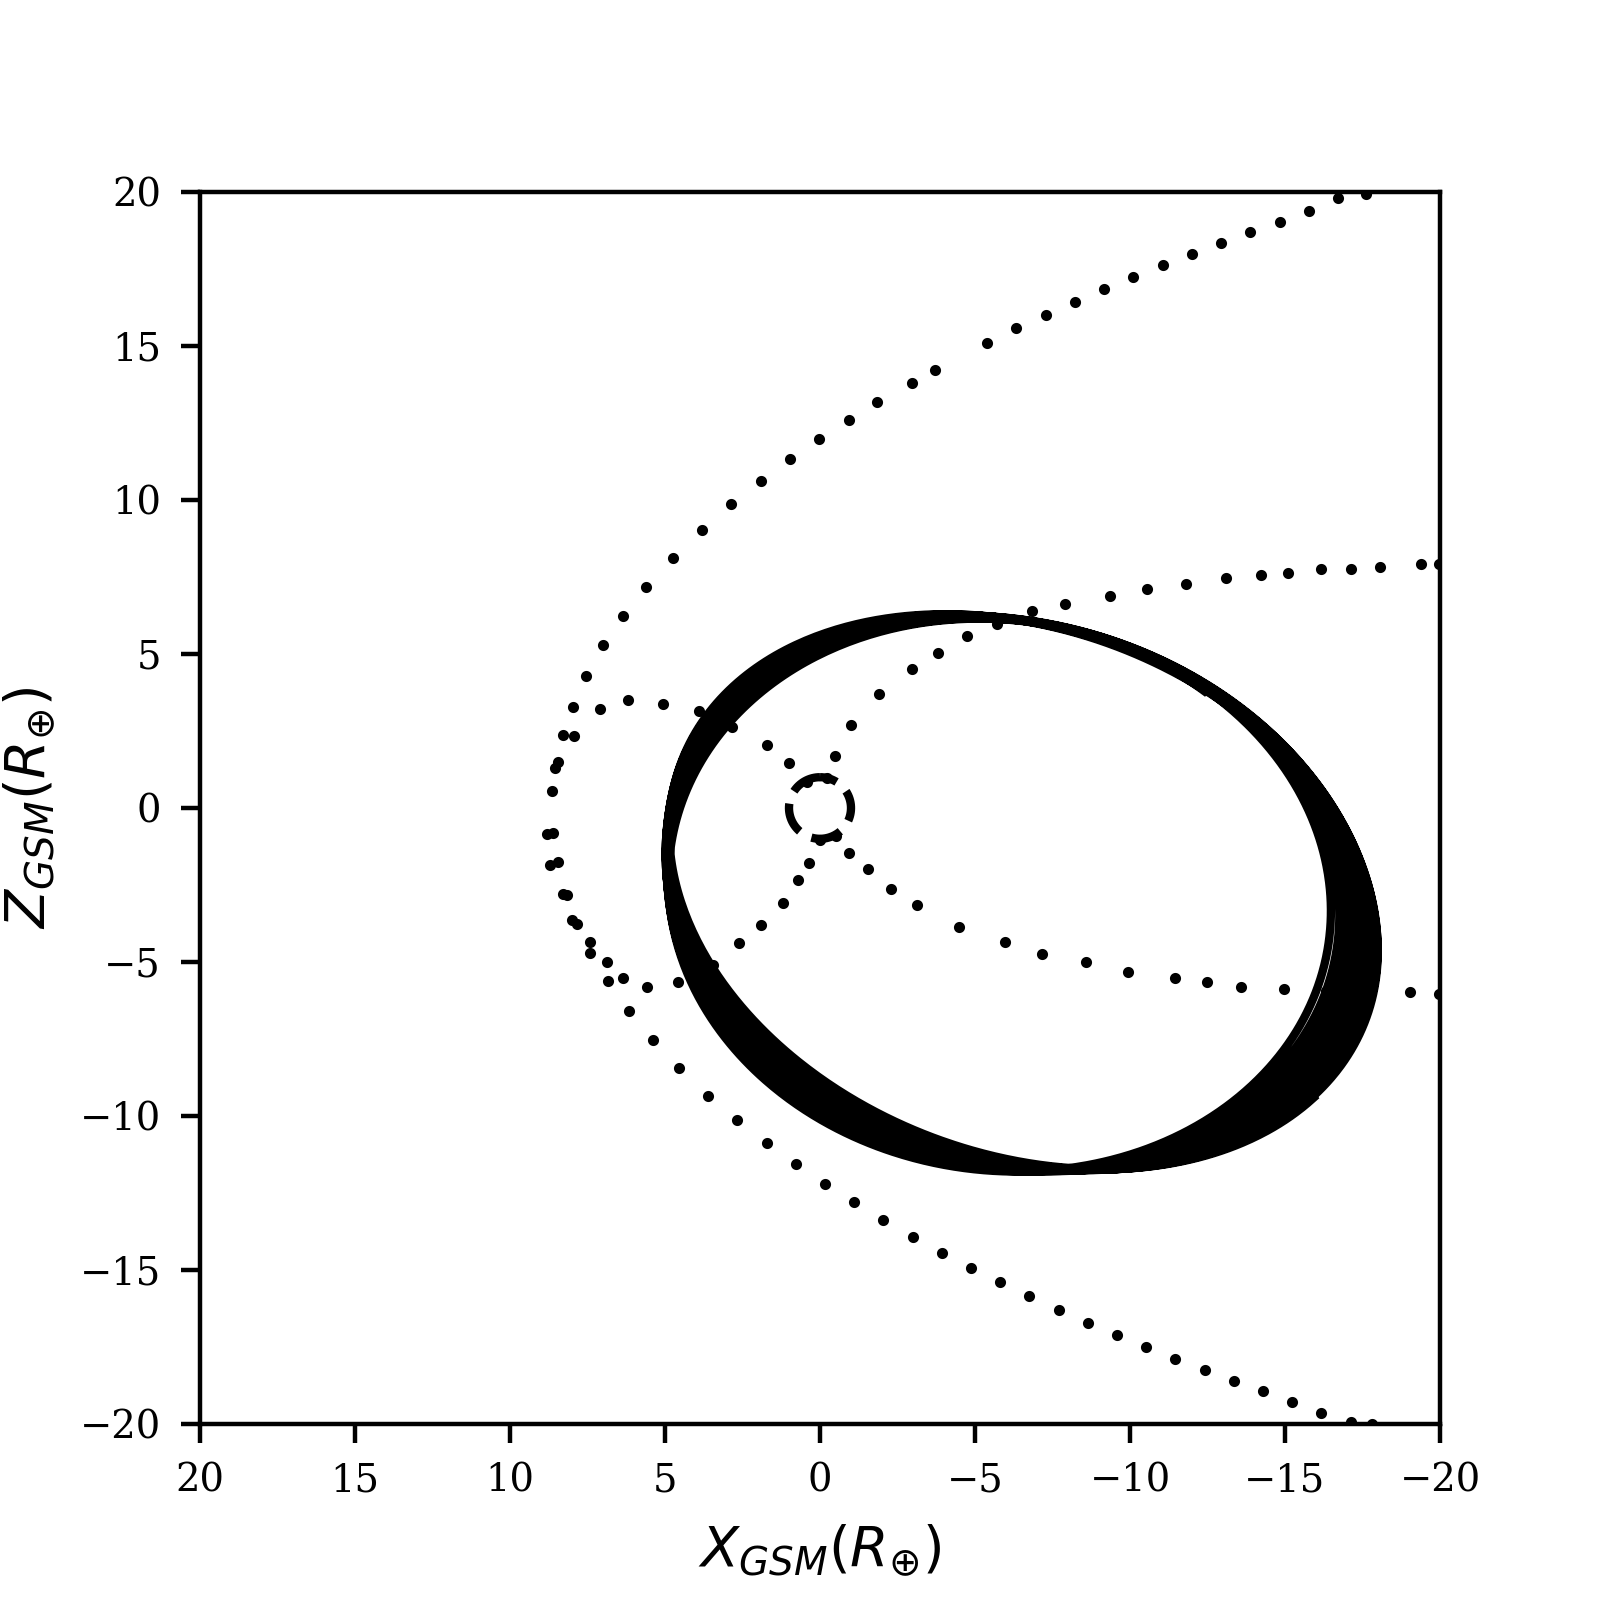

Recreate this plot in Python.
import logging
import time as oohTiming
import pandas as pd
import matplotlib as mpl
import cdflib
import numpy as np
import matplotlib.pyplot as plt
import datetime as dt
import matplotlib.dates as mdates

def info(s):
    logging.info(s)
    print(s)
logging.basicConfig(filename='log.txt', filemode='w',
                    format='[%(asctime)-%(name)-%(levelname)] %(message)')

class Timer:
    def __init__(self, message):
        self.message = message
    def __enter__(self):
        self.start = oohTiming.time()
        info(self.message)

    def __exit__(self, *args):
        self.end = oohTiming.time()
        self.interval = self.end - self.start
        info(self.message+' completed in {0:.2f}s'.format(self.interval))

cwd = '/Users/jamesplank/OneDrive/Documents/Work/University/MPHYS/Aurora/MPHYS/python/tests/hist/'
folder = 'september_05'
cluster_loc = '/Users/jamesplank/OneDrive/Documents/Work/University/MPHYS/Aurora/data_archive/cluster_{}/'.format(folder)

with Timer('loading position data'):
    cl_locations = cdflib.CDF(cluster_loc+'{}_locations.cdf'.format(folder))
    timetags = cl_locations.varget('Epoch__CL_JP_PGP')
    pos = cl_locations.varget('sc_r_xyz_gse__CL_JP_PGP')
    gsm = cl_locations.varget('gse_gsm__CL_JP_PGP')
    time = cdflib.cdfepoch.unixtime(timetags)
    time = [dt.datetime.utcfromtimestamp(t) for t in time]
    locations = pd.DataFrame(np.column_stack([time, pos[:,0], pos[:,1], pos[:,2], gsm]), columns=['time', 'x', 'y', 'z', 'gsm'])
    print(locations.gsm.head())

with Timer('Loading boundaries'):
    bounds = pd.read_csv('python/code/prog_rept_plots/sc_pos_09_05/wpd_datasets.csv')
    print(bounds.head())

plt.rc('font', family='serif')
plt.rc('xtick', labelsize='x-small')
plt.rc('ytick', labelsize='x-small')
fig, ax = plt.subplots(1, 1, sharex=True, figsize=[4, 4])
ax.set_xlabel(r'$X_{GSM} (R_{\oplus})$')
ax.set_ylabel(r'$Z_{GSM} (R_{\oplus})$')

t = np.linspace(0, 2*np.pi, 100)
r = 6371
locations.x = locations.x / r
locations.z = locations.z * np.cos(np.radians(gsm)) / r

for line in ['l1', 'l2', 'l3', 'bs']:
    ax.plot(bounds['{}X'.format(line)], bounds['{}Y'.format(line)], color='k', ls='none', marker='o', markersize=1)

ax.plot(np.sin(t), np.cos(t), color='k', ls='none', marker='x', markersize=1)
ax.plot(locations.x, locations.z, color='k')
ax.set_xlim([20, -20])
ax.set_ylim([-20, 20])
plt.show()
#plt.savefig('python/code/prog_rept_plots/sc_pos_09_05/sc_pos_09_05.png', dpi=400)
